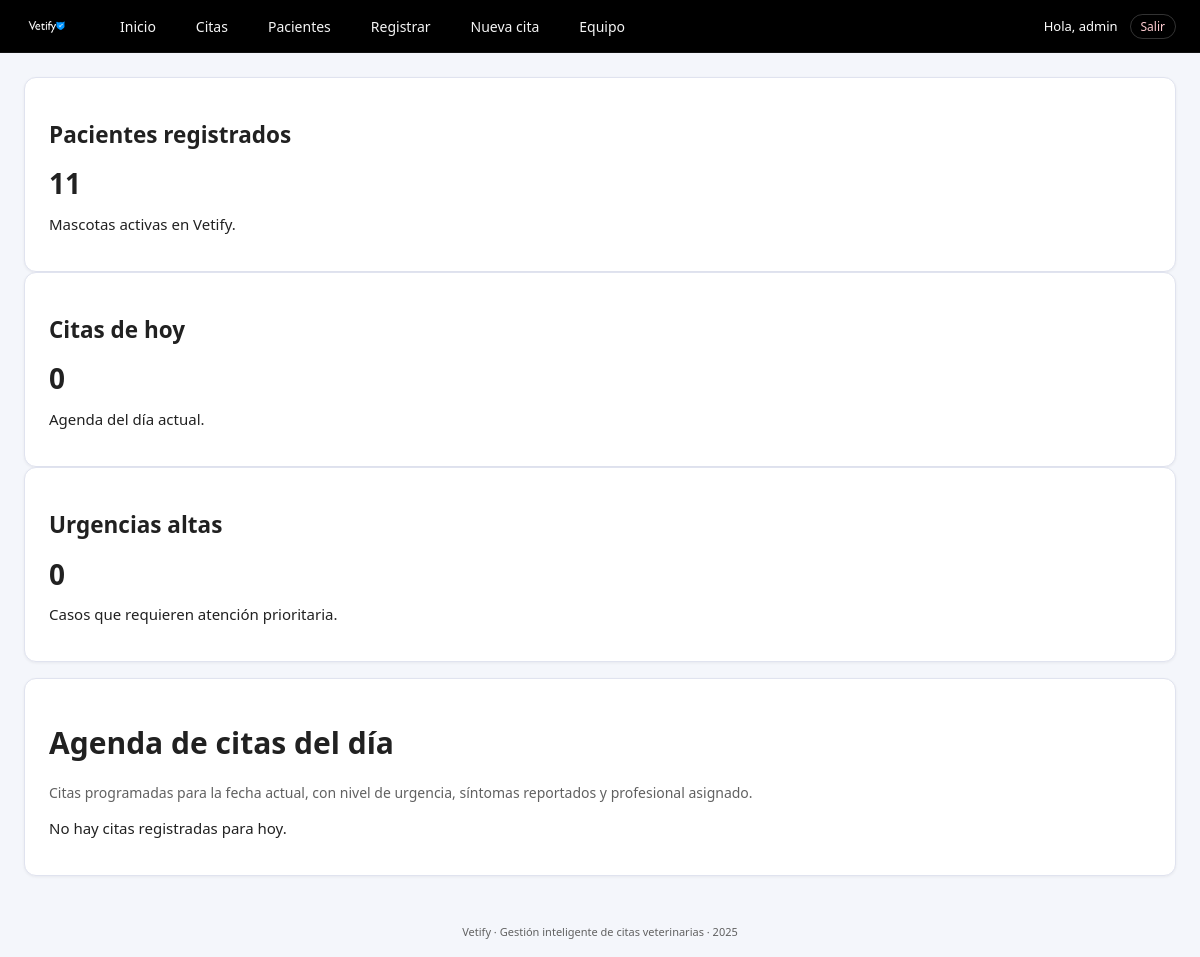
The page /agenda (signed in) on the database as committed earlier.
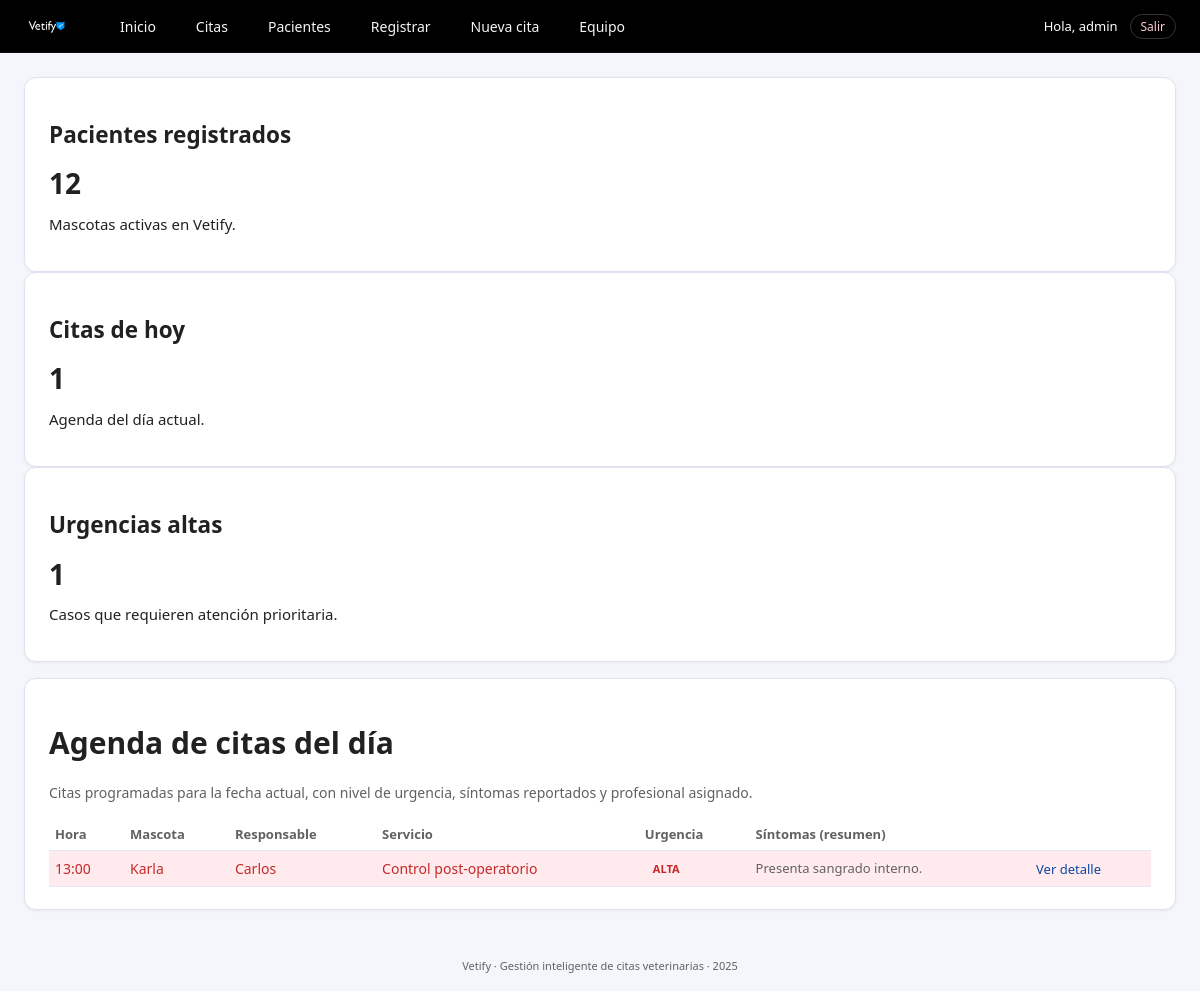
The same page on the database as committed later.
### tables this page shows
CREATE TABLE citas (
        id INTEGER PRIMARY KEY AUTOINCREMENT,
        mascota_id INTEGER NOT NULL,
        vet_id INTEGER NOT NULL,
        fecha_hora TEXT NOT NULL,
        tipo_servicio TEXT NOT NULL,
        sintomas TEXT,
        urgencia TEXT,
        estado TEXT NOT NULL DEFAULT 'pendiente',
        FOREIGN KEY (mascota_id) REFERENCES mascotas(id),
        FOREIGN KEY (vet_id) REFERENCES veterinarios(id)
    );

CREATE TABLE mascotas (
        id INTEGER PRIMARY KEY AUTOINCREMENT,
        nombre TEXT NOT NULL,
        tipo TEXT NOT NULL,
        raza TEXT,
        edad INTEGER,
        peso REAL,
        dueno_id INTEGER NOT NULL, fecha_registro TEXT,
        FOREIGN KEY (dueno_id) REFERENCES duenos(id)
    );

CREATE TABLE duenos (
        id INTEGER PRIMARY KEY AUTOINCREMENT,
        nombre TEXT NOT NULL,
        telefono TEXT NOT NULL,
        correo TEXT NOT NULL
    );

### app.py (the view)
@app.route("/agenda")
@login_required
def agenda():
    citas = listar_citas_hoy()
    total_mascotas = contar_mascotas()
    total_citas_hoy = contar_citas_hoy()
    urgencias = contar_citas_urgencia_hoy()
    urg_altas = urgencias.get("alta", 0)
    return render_template(
        "agenda.html",
        citas=citas,
        total_mascotas=total_mascotas,
        total_citas_hoy=total_citas_hoy,
        urg_altas=urg_altas
    )

### app.py (called while the page is built)
def login_required(f):
    @wraps(f)
    def decorated_function(*args, **kwargs):
        if 'user_id' not in session:
            flash("Debes iniciar sesión para acceder.", "error")
            return redirect(url_for('login'))
        return f(*args, **kwargs)
    return decorated_function

### db.py (called while the page is built)
def get_connection():
    conn = sqlite3.connect(DB_NAME)
    conn.row_factory = sqlite3.Row
    return conn

### services.py (called while the page is built)
def contar_mascotas() -> int:
    conn = get_connection()
    cur = conn.cursor()
    cur.execute("SELECT COUNT(*) AS c FROM mascotas;")
    c = cur.fetchone()["c"]
    conn.close()
    return int(c or 0)

def contar_citas_hoy() -> int:
    hoy = datetime.now().date().isoformat()
    conn = get_connection()
    cur = conn.cursor()
    cur.execute("SELECT COUNT(*) AS c FROM citas WHERE date(fecha_hora) = ?;", (hoy,))
    c = cur.fetchone()["c"]
    conn.close()
    return int(c or 0)

### templates/agenda.html (shortened to what this page needs)
{% extends "base.html" %}
{% block content %}
<div class="layout-vertical">
    <div class="stats-row">
        <div class="card stat-card">
            <h2>Pacientes registrados</h2>
            <span class="stat-value">{{ total_mascotas }}</span>
            <p>Mascotas activas en Vetify.</p>
        </div>
        <div class="card stat-card">
            <h2>Citas de hoy</h2>
            <span class="stat-value">{{ total_citas_hoy }}</span>
            <p>Agenda del día actual.</p>
        </div>
        <div class="card stat-card">
            <h2>Urgencias altas</h2>
            <span class="stat-value urgent">{{ urg_altas }}</span>
            <p>Casos que requieren atención prioritaria.</p>
        </div>
    </div>
    <div class="card">
        <h1>Agenda de citas del día</h1>
        <p class="form-sub">
            Citas programadas para la fecha actual, con nivel de urgencia,
            síntomas reportados y profesional asignado.
        </p>
        {% if citas %}
        <table class="table">
            <thead>
                <tr>
                    <th>Hora</th>
                    <th>Mascota</th>
                    <th>Responsable</th>
                    <th>Servicio</th>
                    <th>Urgencia</th>
                    <th>Síntomas (resumen)</th>
                    <th></th>
                </tr>
            </thead>
            <tbody>
                {% for c in citas %}
                {% set urg = (c['urgencia'] or '').lower() %}
                <tr class="urg-{{ urg }}">
                    {% set dt = c['fecha_hora'] %}
                    <td>{{ dt[11:16] }}</td>
                    <td>{{ c['mascota'] }}</td>
                    <td>{{ c['dueno'] }}</td>
                    <td>{{ c['tipo_servicio'] }}</td>
                    <td class="urg-cell">
                        {% if urg == 'alta' %}
                            <span class="urg-tag urg-alta">ALTA</span>
                        {% elif urg == 'media' %}
                            <span class="urg-tag urg-media">MEDIA</span>
                        {% elif urg == 'baja' %}
                            <span class="urg-tag urg-baja">BAJA</span>
                        {% else %}
                            <span class="urg-tag">N/A</span>
                        {% endif %}
                    </td>
                    <td class="symptoms-cell">
                        {% if c['sintomas'] %}
                            {% if c['sintomas']|length > 70 %}
                                {{ c['sintomas'][:70] }}…
                            {% else %}
                                {{ c['sintomas'] }}
                            {% endif %}
                        {% else %}
                            <span class="symptoms-empty">Sin descripción</span>
                        {% endif %}
                    </td>
                    <td>
                        <a class="details-link"
                           href="{{ url_for('cita_detalle', cita_id=c['id']) }}">
                            Ver detalle
                        </a>
                    </td>
                </tr>
                {% endfor %}
            </tbody>
        </table>
        {% else %}
        <p>No hay citas registradas para hoy.</p>
        {% endif %}
    </div>
</div>
{% endblock %}

Rows that differ between the two databases and show on the page:
added citas: fecha_hora "13:00", mascota "Karla", dueno "Carlos", tipo_servicio "Control post-operatorio", sintomas "Presenta sangrado interno."
Other text that changed with them:
{{ total_mascotas }}: "11" → "12"
{{ total_citas_hoy }}: "0" → "1"
{{ urg_altas }}: "0" → "1"
text no longer shown: "No hay citas registradas para hoy."
text now shown: "Hora Mascota Responsable Servicio Urgencia Síntomas (resumen)"
